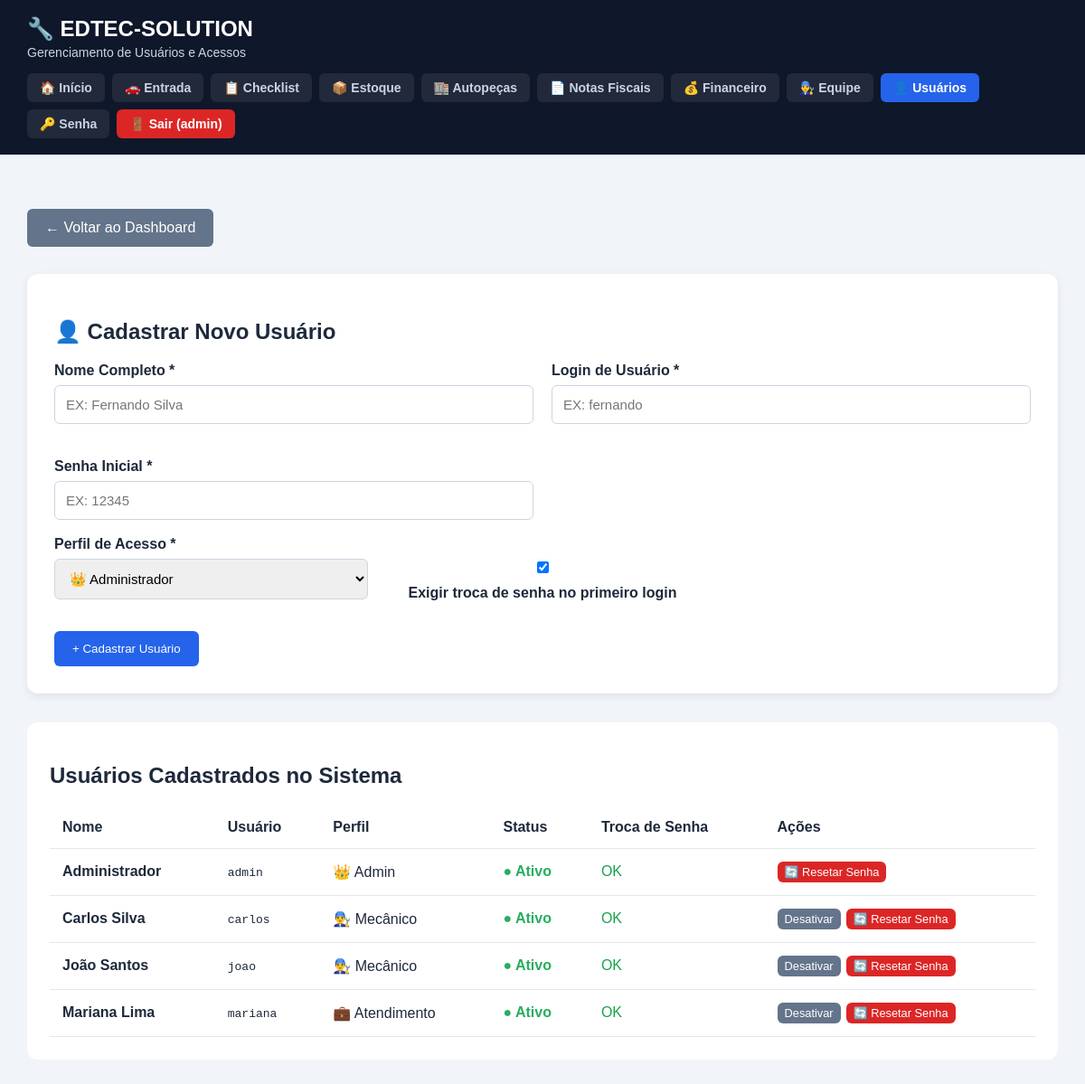
Screenshot of /app/public/usuarios.php (signed in) with the database file from the repository.
### tables this page shows
CREATE TABLE `usuarios` (
  `id` int NOT NULL AUTO_INCREMENT,
  `nome` varchar(150) NOT NULL,
  `usuario` varchar(50) NOT NULL,
  `senha` varchar(255) NOT NULL,
  `perfil` enum('ADMIN','GERENTE','MECANICO','ESTOQUE','ATENDIMENTO') NOT NULL DEFAULT 'ATENDIMENTO',
  `ativo` tinyint(1) NOT NULL DEFAULT '1',
  `criado_em` datetime NOT NULL DEFAULT CURRENT_TIMESTAMP,
  `trocar_senha` tinyint(1) NOT NULL DEFAULT '0',
  PRIMARY KEY (`id`),
  UNIQUE KEY `uk_usuario` (`usuario`)
);

### app/public/auth.php (called while the page is built, shortened)
<?php
function usuarioLogado(): ?array
{
    if (isset($_SESSION['usuario_id'])) {
        return [
            'id' => (int) $_SESSION['usuario_id'],
            'nome' => $_SESSION['usuario_nome'] ?? '',
            'usuario' => $_SESSION['usuario_login'] ?? '',
            'perfil' => $_SESSION['usuario_perfil'] ?? 'ATENDIMENTO',
            'trocar_senha' => (int) ($_SESSION['trocar_senha'] ?? 0)
        ];
    }
    return null;
}
function exigirAutenticacao(): array
{
    $usuario = usuarioLogado();
    return $usuario;
}
function temPermissao(array $perfilsPermitidos): bool
{
    $usuario = usuarioLogado();
    if (in_array($usuario['perfil'], ['ADMIN', 'GERENTE'], true)) {
        return true;
    }
    return in_array($usuario['perfil'], $perfilsPermitidos, true);
}
        ?>

### app/public/usuarios.php (the view, shortened to what this page needs)
<?php
require_once 'config.php';
require_once 'auth.php';
$usuarioLogado = exigirAutenticacao();
$stmtUsers = $pdo->query("SELECT id, nome, usuario, perfil, ativo, trocar_senha, criado_em FROM usuarios ORDER BY nome ASC");
$listaUsuarios = $stmtUsers->fetchAll();
?>
<!DOCTYPE html>
<html lang="pt-BR">
<head>
    <link rel="stylesheet" href="style.css">
</head>
<body>
<?php
$subtitulo = 'Gerenciamento de Usuários e Acessos';
include 'header.php';
?>
<main>
    <section class="acoes">
        <a href="index.php" class="botao secundario">← Voltar ao Dashboard</a>
    </section>
    <div class="form-container" style="max-width: 100%; margin-bottom: 2rem;">
        <h2>👤 Cadastrar Novo Usuário</h2>
        <form method="POST">
            <div class="linha">
                <div class="campo">
                    <label>Nome Completo *</label>
                    <input type="text" name="nome" required placeholder="EX: Fernando Silva">
                </div>
                <div class="campo">
                    <label>Login de Usuário *</label>
                    <input type="text" name="usuario" required placeholder="EX: fernando">
                </div>
                <div class="campo">
                    <label>Senha Inicial *</label>
                    <input type="password" name="senha" required placeholder="EX: 12345">
                </div>
            </div>
            <div class="linha">
                <div class="campo">
                    <label>Perfil de Acesso *</label>
                    <select name="perfil" required>
                        <option value="ADMIN">👑 Administrador</option>
                    </select>
                </div>
                <div class="campo" style="display: flex; align-items: center; gap: 10px; margin-top: 25px;">
                    <input type="checkbox" id="trocar_senha" name="trocar_senha" value="1" checked style="width: auto;">
                    <label for="trocar_senha" style="margin: 0; cursor: pointer;">Exigir troca de senha no primeiro login</label>
                </div>
            </div>
            <button type="submit" class="botao" style="margin-top: 15px;">+ Cadastrar Usuário</button>
        </form>
    </div>
    <section class="tabela">
        <h2>Usuários Cadastrados no Sistema</h2>
        <table>
            <thead>
                <tr>
                    <th>Nome</th>
                    <th>Usuário</th>
                    <th>Perfil</th>
                    <th>Status</th>
                    <th>Troca de Senha</th>
                    <th>Ações</th>
                </tr>
            </thead>
            <tbody>
                <?php if (!$listaUsuarios): ?>
                    <tr>
                        <td colspan="6">Nenhum usuário cadastrado.</td>
                    </tr>
                <?php else: ?>
                    <?php foreach ($listaUsuarios as $u): ?>
                        <tr>
                            <td><strong><?= htmlspecialchars($u['nome']) ?></strong></td>
                            <td><code><?= htmlspecialchars($u['usuario']) ?></code></td>
                            <td>
                                <?php
                                $badges = [
                                    'ADMIN' => '👑 Admin',
                                    'GERENTE' => '👔 Gerente',
                                    'MECANICO' => '👨‍🔧 Mecânico',
                                    'ESTOQUE' => '📦 Estoque',
                                    'ATENDIMENTO' => '💼 Atendimento'
                                ];
                                echo $badges[$u['perfil']] ?? $u['perfil'];
                                ?>
                            </td>
                            <td>
                                <?php if ($u['ativo']): ?>
                                    <span style="color: #27ae60; font-weight: bold;">● Ativo</span>
                                <?php else: ?>
                                    <span style="color: #95a5a6;">○ Inativo</span>
                                <?php endif; ?>
                            </td>
                            <td>
                                <?php if ($u['trocar_senha']): ?>
                                    <span style="color: #d97706; font-weight: bold;">⚠️ Pendente</span>
                                <?php else: ?>
                                    <span style="color: #16a34a;">OK</span>
                                <?php endif; ?>
                            </td>
                            <td>
                                <div style="display: flex; gap: 6px; align-items: center;">
                                    <?php if ($u['id'] !== $usuarioLogado['id']): ?>
                                        <form method="POST" style="display: inline;">
                                            <button type="submit" class="botao secundario" style="padding: 4px 8px; font-size: 0.8rem;">
                                                <?= $u['ativo'] ? 'Desativar' : 'Ativar' ?>
                                            </button>
                                        </form>
                                    <?php endif; ?>
                                    <form method="POST" style="display: inline;" onsubmit="return confirm('Redefinir senha do usuário \'<?= htmlspecialchars(addslashes($u['usuario'])) ?>\' para \'12345\' com troca obrigatória?');">
                                        <button type="submit" class="botao perigo" style="padding: 4px 8px; font-size: 0.8rem;" title="Resetar senha para 12345">
                                            🔄 Resetar Senha
                                        </button>
                                    </form>
                                </div>
                            </td>
                        </tr>
                    <?php endforeach; ?>
                <?php endif; ?>
            </tbody>
        </table>
    </section>
</main>
</body>
</html>

### app/public/header.php
<?php
require_once 'auth.php';
$usuarioHeader = usuarioLogado();
$currentPage = basename($_SERVER['PHP_SELF']);
$subtituloPage = $subtitulo ?? 'Controle da oficina mecânica';
?>
<header>
    <div>
        <h1>🔧 EDTEC-SOLUTION</h1>
        <p><?= htmlspecialchars($subtituloPage) ?></p>
    </div>
    <nav class="nav-links">
        <a href="index.php" class="<?= $currentPage == 'index.php' ? 'active' : '' ?>">🏠 Início</a>
        <a href="entrada.php" class="<?= $currentPage == 'entrada.php' ? 'active' : '' ?>">🚗 Entrada</a>
        <a href="checklist.php" class="<?= $currentPage == 'checklist.php' ? 'active' : '' ?>">📋 Checklist</a>
        <?php if (temPermissao(['ESTOQUE', 'MECANICO'])): ?>
            <a href="estoque.php" class="<?= $currentPage == 'estoque.php' ? 'active' : '' ?>">📦 Estoque</a>
        <?php endif; ?>
        <?php if (temPermissao(['ESTOQUE'])): ?>
            <a href="autopecas.php" class="<?= $currentPage == 'autopecas.php' ? 'active' : '' ?>">🏬 Autopeças</a>
        <?php endif; ?>
        <?php if (temPermissao(['ATENDIMENTO'])): ?>
            <a href="notas.php" class="<?= $currentPage == 'notas.php' ? 'active' : '' ?>">📄 Notas Fiscais</a>
        <?php endif; ?>
        <?php if (temPermissao(['ADMIN', 'GERENTE'])): ?>
            <a href="financeiro.php" class="<?= $currentPage == 'financeiro.php' ? 'active' : '' ?>">💰 Financeiro</a>
            <a href="funcionarios.php" class="<?= $currentPage == 'funcionarios.php' ? 'active' : '' ?>">👨‍🔧 Equipe</a>
            <a href="usuarios.php" class="<?= $currentPage == 'usuarios.php' ? 'active' : '' ?>">👤 Usuários</a>
        <?php endif; ?>
        <?php if ($usuarioHeader): ?>
            <a href="trocar_senha.php" class="<?= $currentPage == 'trocar_senha.php' ? 'active' : '' ?>" title="Alterar Senha">🔑 Senha</a>
            <a href="logout.php" style="background: #dc2626; color: white;" title="Sair do sistema">🚪 Sair (<?= htmlspecialchars($usuarioHeader['usuario']) ?>)</a>
        <?php endif; ?>
    </nav>
</header>

### app/public/style.css (style rules this page uses)
* { box-sizing: border-box; }
body { margin: 0; font-family: Arial, Helvetica, sans-serif; background: #f1f5f9; color: #1e293b; }
header { background: #0f172a; color: white; padding: 18px 30px; display: flex; justify-content: space-between; align-items: center; flex-wrap: wrap; gap: 15px; }
header h1 { margin: 0; font-size: 24px; }
header p { margin: 4px 0 0 0; color: #cbd5e1; font-size: 14px; }
.nav-links { display: flex; gap: 8px; flex-wrap: wrap; }
.nav-links a { color: #cbd5e1; text-decoration: none; padding: 8px 14px; border-radius: 6px; background: rgba(255, 255, 255, 0.08); font-size: 14px; font-weight: bold; transition: all 0.2s ease; display: inline-flex; align-items: center; gap: 5px; }
.nav-links a:hover, .nav-links a.active { background: #2563eb; color: white; }
main { padding: 30px; max-width: 1400px; margin: auto; }
.acoes { margin: 30px 0; display: flex; justify-content: space-between; gap: 20px; }
input:not([type="checkbox"]):not([type="radio"]) { padding: 12px; border: 1px solid #cbd5e1; border-radius: 6px; min-width: 250px; }
button, .botao { padding: 12px 20px; border: none; border-radius: 6px; background: #2563eb; color: white; text-decoration: none; cursor: pointer; }
.tabela { background: white; padding: 25px; border-radius: 12px; overflow-x: auto; }
table { width: 100%; border-collapse: collapse; }
th, td { padding: 14px; text-align: left; border-bottom: 1px solid #e2e8f0; }
.form-container { max-width: 900px; margin: 0 auto; background: white; padding: 30px; border-radius: 12px; box-shadow: 0 3px 10px rgba(0, 0, 0, .08); }
.campo { display: flex; flex-direction: column; margin-bottom: 18px; }
.campo label { font-weight: bold; margin-bottom: 7px; }
.campo input:not([type="checkbox"]):not([type="radio"]), .campo select, .campo textarea { width: 100%; padding: 12px; border: 1px solid #cbd5e1; border-radius: 6px; font-size: 15px; }
.linha { display: grid; grid-template-columns: repeat(2, 1fr); gap: 20px; }
.linha:nth-of-type(2) { grid-template-columns: repeat(3, 1fr); }
.botao.secundario { background: #64748b; }
.botao.perigo { background: #dc2626; }

### rows the page displays
usuarios: usuario "admin", nome "Administrador", perfil "👑 Admin", ativo "● Ativo", trocar_senha "OK"
usuarios: nome "Carlos Silva", usuario "carlos", perfil "👨‍🔧 Mecânico", ativo "● Ativo", trocar_senha "OK"
usuarios: nome "João Santos", usuario "joao", perfil "👨‍🔧 Mecânico", ativo "● Ativo", trocar_senha "OK"
usuarios: nome "Mariana Lima", usuario "mariana", perfil "💼 Atendimento", ativo "● Ativo", trocar_senha "OK"

### other values shown
$subtituloPage "Gerenciamento de Usuários e Acessos"
